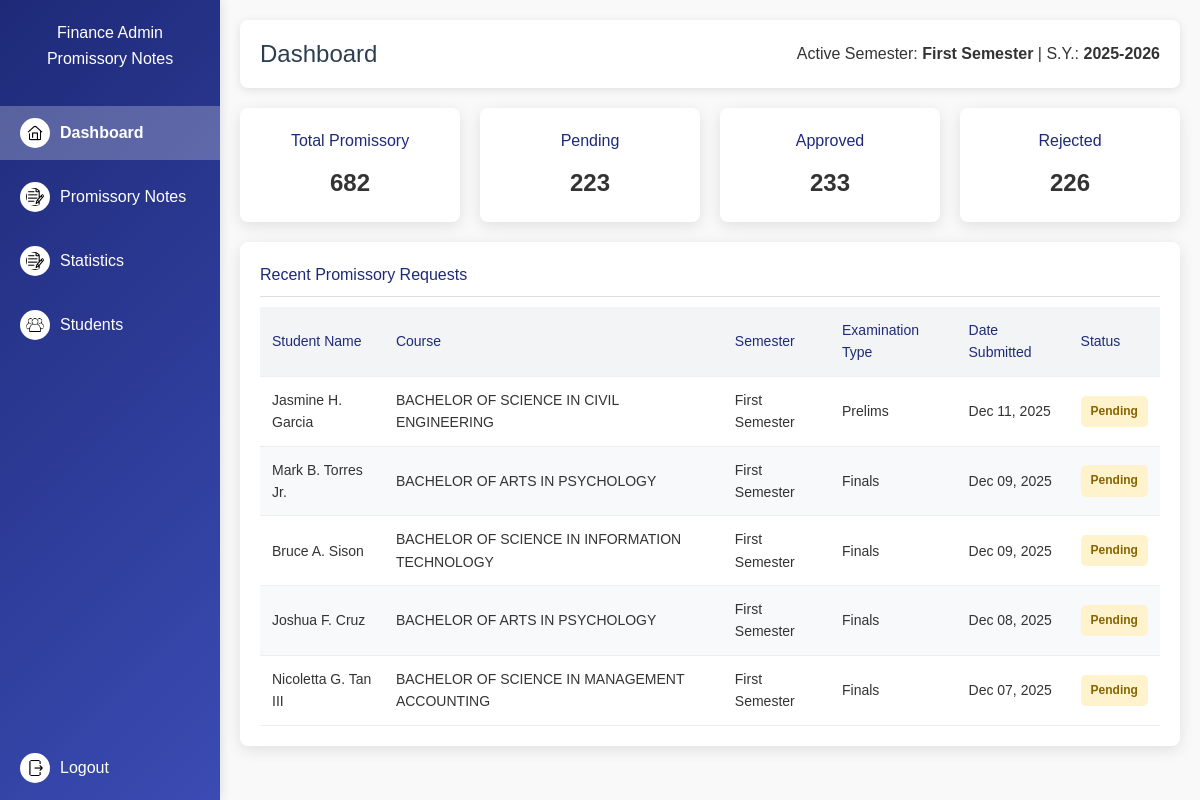
Page /finance/dashboard (signed in) on the committed database.
### models.py (models this page shows, shortened)
class ActiveSettings(db.Model):
    id = db.Column(db.Integer, primary_key=True)
    active_semester = db.Column(db.String(50), default="Not Set")
    active_school_year = db.Column(db.String(20), default="Not Set")
    updated_at = db.Column(
        db.DateTime, default=datetime.utcnow, onupdate=datetime.utcnow)

class PromissoryRequest(db.Model):
    id = db.Column(db.Integer, primary_key=True)
    student_id = db.Column(db.Integer, db.ForeignKey(
        'account.id'), nullable=False)
    student = db.relationship("Account", backref="promissory_requests")
    year_level = db.Column(db.String(20), nullable=False)
    course = db.Column(db.String(100), nullable=False)
    email = db.Column(db.String(100), nullable=False)
    reason_text = db.Column(db.Text)
    reason_doc = db.Column(db.String(255))
    valid_id = db.Column(db.String(255))
    semester_type = db.Column(db.String(50))
    semester = db.Column(db.String(50))
    school_year = db.Column(db.String(20))
    status = db.Column(db.String(20), default="Pending")
    comments = db.Column(db.Text)
    requested_at = db.Column(db.DateTime, default=datetime.utcnow)

### finance_routes.py (the view)
@finance_bp.route("/dashboard")
@require_role("Finance")
def dashboard():
    user_name = session.get("user_name", "Finance User")
    active_semester, active_school_year = get_active_settings()
    base_query = PromissoryRequest.query.filter_by(
        semester=active_semester,
        school_year=active_school_year
    )
    data = {
        "total_promissory": base_query.count(),
        "total_pending": base_query.filter_by(status="Pending").count(),
        "total_approved": base_query.filter_by(status="Approved").count(),
        "total_rejected": base_query.filter_by(status="Rejected").count(),
    }
    recent_requests = base_query.join(Account, PromissoryRequest.student_id == Account.id)\
        .filter(PromissoryRequest.status == "Pending")\
        .order_by(PromissoryRequest.requested_at.desc())\
        .limit(5).all()
    recent_requests = [{
        "student_name": f"{r.student.first_name} {r.student.middle_name or ''} {r.student.last_name} {r.student.suffix or ''}",
        "course": r.course,
        "semester": r.semester,
        "semester_type": r.semester_type,
        "date_submitted": r.requested_at,
        "status": r.status
    } for r in recent_requests]
    log_action(
        user_name, f"Viewed finance dashboard")
    return render_template(
        "finance/dashboard.html",
        finance_user=user_name,
        active_semester=active_semester,
        active_school_year=active_school_year,
        data=data,
        recent_requests=recent_requests
    )

### app.py (called while the page is built)
@app.before_request
def protect_admin_routes():
    if request.path.startswith("/admin"):
        if "user_id" not in session or session.get("role") != "Admin":
            flash("Admin access required.", "danger")
            return redirect(url_for("login"))

### finance_routes.py (called while the page is built)
def require_role(role=None):
    def wrapper(func):
        @wraps(func)
        def decorated_function(*args, **kwargs):
            if "user_id" not in session:
                flash("Please log in first.", "warning")
                return redirect(url_for("login"))
            if role and session.get("role") != role:
                flash("Access denied.", "danger")
                return redirect(url_for("login"))
            return func(*args, **kwargs)
        return decorated_function
    return wrapper

def get_active_settings():
    settings = ActiveSettings.query.first()
    return (
        settings.active_semester if settings else "Not Set",
        settings.active_school_year if settings else "Not Set"
    )

def log_action(user_name, action):
    log = SystemLog(user_name=user_name, action=action)
    db.session.add(log)
    db.session.commit()

### templates/finance/dashboard.html (shortened to what this page needs)
<!DOCTYPE html>
<html lang="en">
<head>
</head>
<body>
  <nav class="sidebar" id="sidebar">
    <h2>{{ finance_user }}<br>Promissory Notes</h2>
    <a href="{{ url_for('finance.dashboard') }}"
      class="{% if request.endpoint == 'finance.dashboard' %}active{% endif %}">
      <img src="{{ url_for('static', filename='images/dashboard.png') }}" class="icon" alt="Dashboard Icon"> Dashboard
    </a>
    <a href="{{ url_for('finance.promissory_notes') }}"
      class="{% if request.endpoint == 'finance.promissory_notes' %}active{% endif %}">
      <img src="{{ url_for('static', filename='images/notes.png') }}" class="icon" alt="Notes Icon"> Promissory Notes
    </a>
    <a href="{{ url_for('finance.all_promissory') }}"
      class="{% if request.endpoint == 'finance.all_promissory' %}active{% endif %}">
      <img src="{{ url_for('static', filename='images/notes.png') }}" class="icon" alt="Statistics Icon"> Statistics
    </a>
    <a href="{{ url_for('finance.students_promissory') }}"
      class="{% if request.endpoint=='finance.students_promissory' %}active{% endif %}">
      <img src="{{ url_for('static', filename='images/students.png') }}" class="icon" alt="Students Icon"> Students
    </a>
    <a href="{{ url_for('finance.logout') }}" class="logout-btn">
      <img src="{{ url_for('static', filename='images/logout.png') }}" class="icon" alt="Logout Icon"> Logout
    </a>
  </nav>
  <main class="main-content">
    <header class="header">
      <h2>Dashboard</h2>
      <div>Active Semester: <strong>{{ active_semester }}</strong> | S.Y.: <strong>{{ active_school_year }}</strong>
      </div>
    </header>
    <section class="cards">
      <div class="card">
        <h3>Total Promissory</h3>
        <p>{{ data.total_promissory }}</p>
      </div>
      <div class="card">
        <h3>Pending</h3>
        <p>{{ data.total_pending }}</p>
      </div>
      <div class="card">
        <h3>Approved</h3>
        <p>{{ data.total_approved }}</p>
      </div>
      <div class="card">
        <h3>Rejected</h3>
        <p>{{ data.total_rejected }}</p>
      </div>
    </section>
    <section class="table-card">
      <h3>Recent Promissory Requests</h3>
      <table>
        <thead>
          <tr>
            <th>Student Name</th>
            <th>Course</th>
            <th>Semester</th>
            <th>Examination Type</th>
            <th>Date Submitted</th>
            <th>Status</th>
          </tr>
        </thead>
        <tbody>
          {% if recent_requests %}
          {% for req in recent_requests %}
          <tr>
            <td>{{ req.student_name }}</td>
            <td>{{ req.course }}</td>
            <td>{{ req.semester }}</td>
            <td>{{ req.semester_type }}</td>
            <td>{{ req.date_submitted.strftime('%b %d, %Y') }}</td>
            <td><span class="status {{ req.status|lower }}">{{ req.status }}</span></td>
          </tr>
          {% endfor %}
          {% else %}
          <tr>
            <td colspan="6" class="no-data">No recent requests found.</td>
          </tr>
          {% endif %}
        </tbody>
      </table>
    </section>
  </main>
</body>
</html>

### templates/finance/dashboard.html (style rules this page uses)
* { margin: 0; padding: 0; box-sizing: border-box; }
body { font-family: 'Arial', sans-serif; line-height: 1.6; color: #333; background-color: #f9f9f9; }
.sidebar { width: 220px; height: 100vh; background: linear-gradient(135deg, #1e2a78, #3a4bb3); color: #fff; position: fixed; top: 0; left: 0; padding-top: 20px; display: flex; flex-direction: column; box-shadow: 2px 0 10px rgba(0, 0, 0, 0.1); transition: transform 0.3s ease; }
.sidebar h2 { text-align: center; font-size: 16px; margin: 0 10px 30px; font-weight: 300; overflow: hidden; text-overflow: ellipsis; white-space: nowrap; }
.sidebar a { display: flex; align-items: center; padding: 12px 20px; color: #fff; text-decoration: none; margin: 5px 0; transition: background-color 0.3s ease; }
.sidebar img.icon { width: 30px; height: 30px; margin-right: 10px; background: #fff; border-radius: 50%; padding: 6px; }
.logout-btn { position: absolute; bottom: 0; left: 0; right: 0; padding: 12px 20px; }
.sidebar a.active { background-color: rgba(255, 255, 255, 0.25); font-weight: 600; }
.main-content { margin-left: 220px; padding: 20px; min-height: 100vh; }
.header { display: flex; justify-content: space-between; align-items: center; background: #fff; padding: 15px 20px; border-radius: 8px; box-shadow: 0 2px 10px rgba(0, 0, 0, 0.1); margin-bottom: 20px; flex-wrap: wrap; gap: 10px; }
.header h2 { font-weight: 300; color: #2c3e50; }
.cards { display: grid; grid-template-columns: repeat(auto-fit, minmax(160px, 1fr)); gap: 20px; margin: 20px 0; }
.card { background: #fff; border-radius: 8px; box-shadow: 0 4px 15px rgba(0, 0, 0, 0.1); padding: 20px; text-align: center; transition: transform 0.2s ease; }
.card h3 { margin: 0; font-size: 16px; color: #1e2a78; font-weight: 300; }
.card p { margin: 10px 0 0; font-size: 24px; font-weight: 600; color: #333; }
.table-card { background: #fff; border-radius: 8px; box-shadow: 0 4px 15px rgba(0, 0, 0, 0.1); padding: 20px; margin-top: 20px; overflow-x: auto; }
.table-card h3 { color: #1e2a78; font-size: 16px; font-weight: 300; border-bottom: 1px solid #ddd; padding-bottom: 8px; margin-top: 0; }
table { width: 100%; border-collapse: collapse; margin-top: 10px; }
th, td { border-bottom: 1px solid #eee; text-align: left; padding: 12px; font-size: 14px; }
th { background: #f3f4f6; color: #1e2a78; font-weight: 500; }
tbody tr:nth-child(even) { background: #f8f9fa; }
.status { padding: 6px 10px; border-radius: 5px; font-weight: 600; font-size: 12px; text-transform: capitalize; display: inline-block; }
.pending { background: #fff3cd; color: #856404; }

### rows in the picture
ActiveSettings: active_semester "First Semester", active_school_year "2025-2026"
PromissoryRequest: student_name "Jasmine H. Garcia", course "BACHELOR OF SCIENCE IN CIVIL ENGINEERING", semester "First Semester", semester_type "Prelims", date_submitted "Dec 11, 2025", status "Pending"
PromissoryRequest: student_name "Mark B. Torres Jr.", course "BACHELOR OF ARTS IN PSYCHOLOGY", semester "First Semester", semester_type "Finals", date_submitted "Dec 09, 2025", status "Pending"
PromissoryRequest: student_name "Bruce A. Sison", course "BACHELOR OF SCIENCE IN INFORMATION TECHNOLOGY", semester "First Semester", semester_type "Finals", date_submitted "Dec 09, 2025", status "Pending"
PromissoryRequest: student_name "Joshua F. Cruz", course "BACHELOR OF ARTS IN PSYCHOLOGY", semester "First Semester", semester_type "Finals", date_submitted "Dec 08, 2025", status "Pending"
PromissoryRequest: student_name "Nicoletta G. Tan III", course "BACHELOR OF SCIENCE IN MANAGEMENT ACCOUNTING", semester "First Semester", semester_type "Finals", date_submitted "Dec 07, 2025", status "Pending"

### other values in the picture
{{ finance_user }} "Finance Admin"
{{ data.total_promissory }} "682"
{{ data.total_pending }} "223"
{{ data.total_approved }} "233"
{{ data.total_rejected }} "226"
